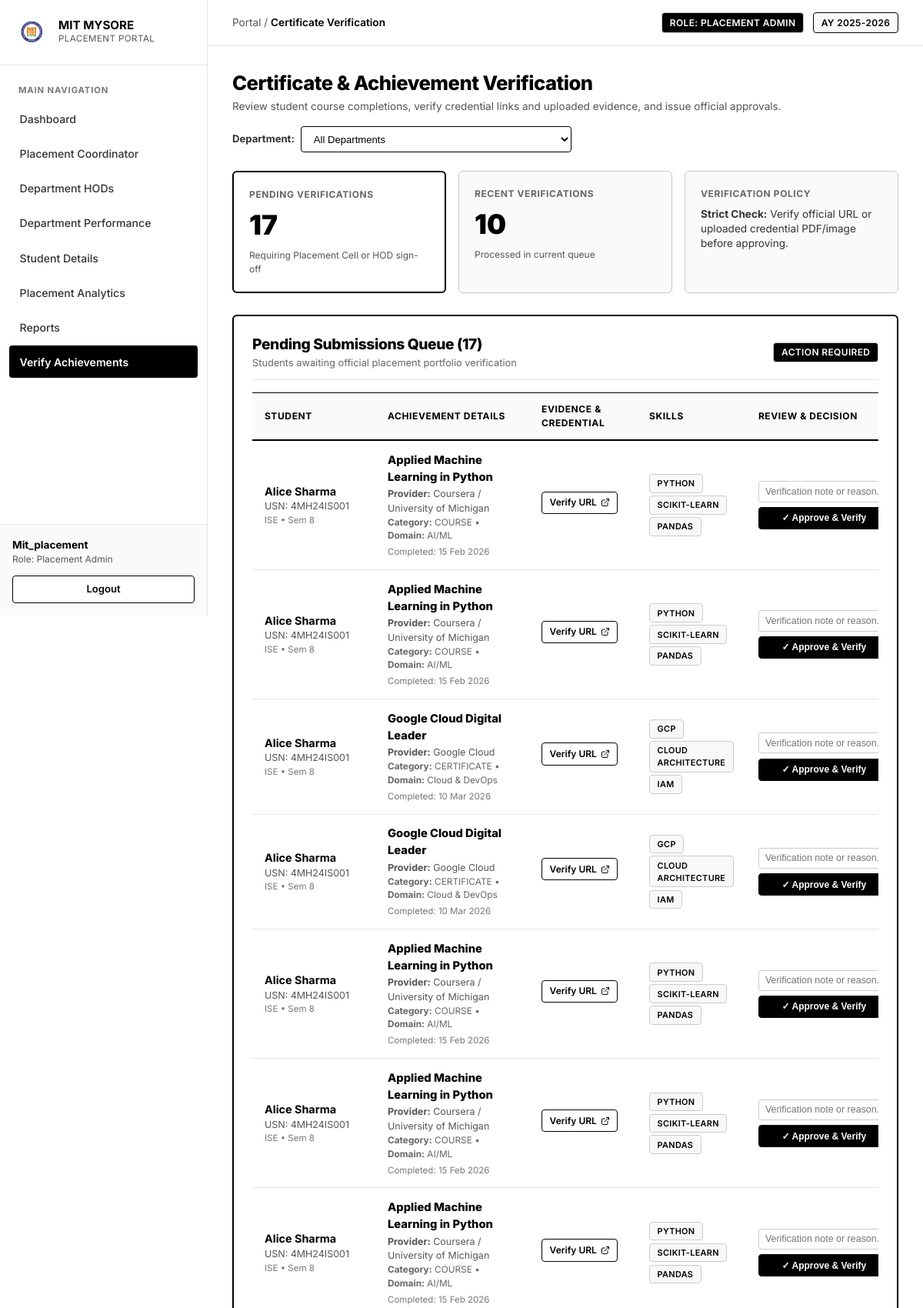
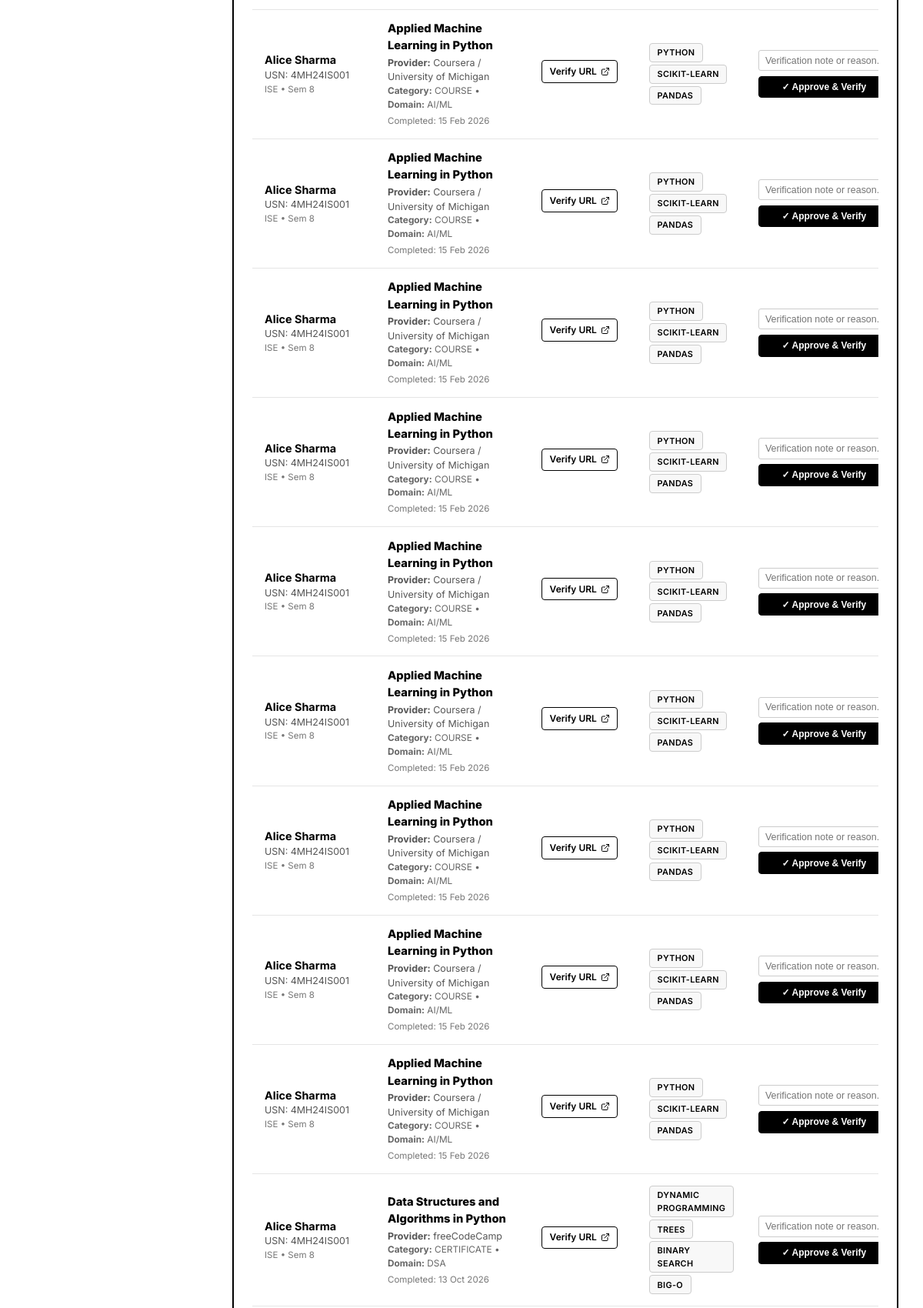
The page /admin/achievements/verification (signed in, upper part) on the database its author committed (2 pictures, top to bottom).
### models.py (models this page shows, shortened)
class StudentAchievement(db.Model):
    __tablename__ = 'student_achievements'
    id = db.Column(db.Integer, primary_key=True)
    student_usn = db.Column(db.String(20), db.ForeignKey('students.usn'), nullable=False, index=True)
    category = db.Column(db.String(50), default='COURSE') # COURSE, CERTIFICATE, WORKSHOP, HACKATHON, INTERNSHIP, COMPETITION, PROJECT, TRAINING
    achievement_type = db.Column(db.String(50), default='COURSE') # Normalized: COURSE, WORKSHOP, HACKATHON, INTERNSHIP, COMPETITION
    title = db.Column(db.String(255), nullable=False)
    provider_or_organizer = db.Column(db.String(150), nullable=False)
    domain = db.Column(db.String(100), nullable=False)
    completion_date = db.Column(db.DateTime, nullable=False)
    certificate_url = db.Column(db.String(500), nullable=True)
    evidence_file = db.Column(db.String(255), nullable=True)
    skills_acquired = db.Column(db.String(255), nullable=True)
    verification_status = db.Column(db.String(30), default='PENDING_VERIFICATION', index=True) # PENDING_VERIFICATION, VERIFIED, REJECTED
    verification_method = db.Column(db.String(50), default='MANUAL_SUBMISSION') # OAUTH_SYNC, ORGANIZER_VERIFIED, MANUAL_SUBMISSION, ADMIN_VERIFIED
    verified_by = db.Column(db.String(100), nullable=True)
    verified_at = db.Column(db.DateTime, nullable=True)
    verification_notes = db.Column(db.String(255), nullable=True)
    external_certificate_id = db.Column(db.String(100), nullable=True, index=True)
    is_coursera_sync = db.Column(db.Boolean, default=False)
    description = db.Column(db.Text, nullable=True)
    created_at = db.Column(db.DateTime, default=datetime.utcnow)
    __table_args__ = (
        db.UniqueConstraint('student_usn', 'provider_or_organizer', 'external_certificate_id', name='uq_student_provider_cert'),
    )

class Student(db.Model):
    __tablename__ = 'students'
    usn = db.Column(db.String(20), primary_key=True)
    name = db.Column(db.String(100), nullable=False)
    mobile_number = db.Column(db.String(15), unique=True, nullable=False)
    email = db.Column(db.String(100), unique=True, nullable=True)
    department_id = db.Column(db.Integer, db.ForeignKey('departments.id'), nullable=False)
    semester = db.Column(db.Integer, default=8)
    cgpa = db.Column(db.Float, default=8.0)
    attendance = db.Column(db.Float, default=85.0)
    academic_score = db.Column(db.Float, default=82.0)
    skills = db.Column(db.String(255), default="Python, DSA, SQL")
    programming_languages = db.Column(db.String(255), default="Python, Java, C++")
    technical_skills = db.Column(db.String(255), default="Data Structures, DBMS, Web Development")
    certifications = db.Column(db.String(255), default="Cloud Computing, Full Stack Web Development")
    projects = db.Column(db.Text, default="Smart Placement Portal, AI Resume Screener")
    companies_attended = db.Column(db.Integer, default=0)
    companies_selected = db.Column(db.Integer, default=0)
    offers_count = db.Column(db.Integer, default=0)
    highest_package = db.Column(db.Float, default=0.0)  # in LPA
    average_package = db.Column(db.Float, default=0.0)  # in LPA
    placement_status = db.Column(db.String(50), default="NOT_STARTED") # PLACED, IN_PROCESS, NOT_STARTED, NOT_PLACED
    placement_approval_status = db.Column(db.String(50), default="APPROVED") # PENDING, APPROVED, REJECTED
    approved_by = db.Column(db.String(100), nullable=True)
    approved_at = db.Column(db.DateTime, nullable=True)
    rejected_by = db.Column(db.String(100), nullable=True)
    rejected_at = db.Column(db.DateTime, nullable=True)
    rejection_reason = db.Column(db.Text, nullable=True)
    resume = db.Column(db.String(255), default="Resume_Uploaded.pdf")
    performance = db.relationship('PerformanceRecord', backref='student', uselist=False, lazy=True)
    account_link = db.relationship('StudentAccountLink', backref='student', uselist=False, lazy=True)
    recommendations = db.relationship('LearningRecommendation', backref='student', lazy=True, order_by='LearningRecommendation.created_at.desc()')
    youtube_lessons = db.relationship('YouTubeLesson', backref='student', lazy=True, order_by='YouTubeLesson.created_at.desc()')
    quiz_attempts = db.relationship('QuizAttempt', backref='student', lazy=True, order_by='QuizAttempt.attempted_at.desc()')
    interview_sessions = db.relationship('MockInterviewSession', backref='student', lazy=True, order_by='MockInterviewSession.started_at.desc()')
    course_progress = db.relationship('StudentCourseProgress', backref='student', lazy=True, cascade='all, delete-orphan', order_by='StudentCourseProgress.saved_at.desc()')
    event_actions = db.relationship('StudentEventAction', backref='student', lazy=True, cascade='all, delete-orphan', order_by='StudentEventAction.updated_at.desc()')
    achievements = db.relationship('StudentAchievement', backref='student', lazy=True, cascade='all, delete-orphan', order_by='StudentAchievement.completion_date.desc()')
    notifications = db.relationship('StudentNotification', backref='student', lazy=True, cascade='all, delete-orphan', order_by='StudentNotification.created_at.desc()')
    preference = db.relationship('StudentPreference', backref='student', uselist=False, lazy=True, cascade='all, delete-orphan')
    provider_accounts = db.relationship('ExternalProviderAccount', backref='student', lazy=True, cascade='all, delete-orphan', order_by='ExternalProviderAccount.created_at.desc()')
    sync_logs = db.relationship('CertificateSyncLog', backref='student', lazy=True, cascade='all, delete-orphan', order_by='CertificateSyncLog.sync_started_at.desc()')

class Department(db.Model):
    __tablename__ = 'departments'
    id = db.Column(db.Integer, primary_key=True)
    code = db.Column(db.String(20), unique=True, nullable=False)
    name = db.Column(db.String(100), unique=True, nullable=False)
    hod_name = db.Column(db.String(100), default='Dr. HOD')
    hod_id = db.Column(db.String(50), default='HOD_01')
    hod_email = db.Column(db.String(100), default='hod@mitmysore.in')
    hod_phone = db.Column(db.String(30), default='+91 98450 11223')
    admins = db.relationship('Admin', backref='department', lazy=True)
    students = db.relationship('Student', backref='department', lazy=True)

### app.py (the view)
@app.route('/admin/achievements/verification')
def admin_achievements_verification():
    admin = get_current_admin()
    if not admin:
        return redirect(url_for('admin_login'))
    dept_filter = request.args.get('dept', 'ALL')
    if admin.role == 'HOD' and admin.department:
        dept_filter = admin.department.code
    pending_submissions = CertificateVerificationService.get_pending_submissions(dept_code=dept_filter)
    recent_verifications = CertificateVerificationService.get_recent_verifications(dept_code=dept_filter, limit=10)
    departments = Department.query.all()
    return render_template(
        'admin_achievements_verification.html',
        admin=admin,
        pending_submissions=pending_submissions,
        recent_verifications=recent_verifications,
        departments=departments,
        dept_filter=dept_filter,
        active_page='achievements_verification'
    )

### templates/admin_achievements_verification.html (shortened to what this page needs)
{% extends 'portal_base.html' %}
{% block breadcrumb %}Certificate Verification{% endblock %}
{% block portal_content %}
<div style="margin-bottom: 1.5rem;">
    <div style="display: flex; flex-wrap: wrap; justify-content: space-between; align-items: center; gap: 1rem;">
        <div>
            <h1 style="font-size: 1.6rem; font-weight: 800; color: #000; margin: 0 0 0.25rem 0;">
                Certificate & Achievement Verification
            </h1>
            <p style="font-size: 0.85rem; color: #555; margin: 0;">
                Review student course completions, verify credential links and uploaded evidence, and issue official approvals.
            </p>
        </div>
        <form method="GET" action="{{ url_for('admin_achievements_verification') }}" style="display: flex; align-items: center; gap: 0.5rem;">
            <label for="dept-select" style="font-size: 0.82rem; font-weight: 700; color: #333;">Department:</label>
            <select name="dept" id="dept-select" onchange="this.form.submit()" style="padding: 0.45rem 0.75rem; border: 1px solid #000; border-radius: 4px; font-size: 0.82rem; background: #fff;">
                <option value="ALL" {% if dept_filter == 'ALL' %}selected{% endif %}>All Departments</option>
            </select>
        </form>
    </div>
</div>
<div style="display: grid; grid-template-columns: repeat(auto-fit, minmax(200px, 1fr)); gap: 1rem; margin-bottom: 1.75rem;">
    <div class="card" style="margin: 0; padding: 1.25rem; border: 2px solid #000; background: #fff;">
        <div style="font-size: 0.75rem; text-transform: uppercase; letter-spacing: 0.05em; color: #666; font-weight: 700;">
            Pending Verifications
        </div>
        <div style="font-size: 2.2rem; font-weight: 900; color: #000; margin-top: 0.25rem;">
            {{ pending_submissions|length }}
        </div>
        <div style="font-size: 0.75rem; color: #555; margin-top: 0.25rem;">
            Requiring Placement Cell or HOD sign-off
        </div>
    </div>
    <div class="card" style="margin: 0; padding: 1.25rem; border: 1px solid var(--border-mid); background: #FAFAFA;">
        <div style="font-size: 0.75rem; text-transform: uppercase; letter-spacing: 0.05em; color: #666; font-weight: 700;">
            Recent Verifications
        </div>
        <div style="font-size: 2.2rem; font-weight: 900; color: #000; margin-top: 0.25rem;">
            {{ recent_verifications|length }}
        </div>
        <div style="font-size: 0.75rem; color: #555; margin-top: 0.25rem;">
            Processed in current queue
        </div>
    </div>
    <div class="card" style="margin: 0; padding: 1.25rem; border: 1px solid var(--border-mid); background: #FAFAFA;">
        <div style="font-size: 0.75rem; text-transform: uppercase; letter-spacing: 0.05em; color: #666; font-weight: 700;">
            Verification Policy
        </div>
        <div style="font-size: 0.85rem; color: #333; margin-top: 0.5rem; line-height: 1.4;">
            <strong>Strict Check:</strong> Verify official URL or uploaded credential PDF/image before approving.
        </div>
    </div>
</div>
<div class="card" style="border: 2px solid #000; padding: 1.5rem; margin-bottom: 2rem; background: #fff;">
    <div style="display: flex; justify-content: space-between; align-items: center; margin-bottom: 1rem; border-bottom: 1px solid var(--border-light); padding-bottom: 0.75rem;">
        <div>
            <h2 style="font-size: 1.2rem; font-weight: 800; color: #000; margin: 0;">
                Pending Submissions Queue ({{ pending_submissions|length }})
            </h2>
            <p style="font-size: 0.8rem; color: #666; margin: 0.2rem 0 0;">
                Students awaiting official placement portfolio verification
            </p>
        </div>
        <span class="badge" style="background: #000; color: #fff; font-size: 0.75rem;">
            Action Required
        </span>
    </div>
    {% if pending_submissions %}
    <div class="table-responsive">
        <table class="portal-table" style="margin: 0;">
            <thead>
                <tr>
                    <th style="min-width: 160px;">Student</th>
                    <th style="min-width: 200px;">Achievement Details</th>
                    <th style="min-width: 140px;">Evidence & Credential</th>
                    <th style="min-width: 120px;">Skills</th>
                    <th style="min-width: 280px;">Review & Decision</th>
                </tr>
            </thead>
            <tbody>
                {% for ach in pending_submissions %}
                <tr>
                    <td>
                        <strong style="color: #000; font-size: 0.9rem;">{{ ach.student.name if ach.student else 'Unknown' }}</strong>
                        <div style="font-size: 0.78rem; color: #555;">USN: {{ ach.student_usn }}</div>
                        <div style="font-size: 0.72rem; color: #777;">
                            {{ ach.student.department.code if ach.student and ach.student.department else '' }} &bull; Sem {{ ach.student.semester if ach.student else '' }}
                        </div>
                    </td>
                    <td>
                        <div style="font-weight: 800; font-size: 0.92rem; color: #000;">{{ ach.title }}</div>
                        <div style="font-size: 0.78rem; color: #555; margin-top: 0.15rem;">
                            <strong>Provider:</strong> {{ ach.provider_or_organizer }}
                        </div>
                        <div style="font-size: 0.74rem; color: #666;">
                            <strong>Category:</strong> {{ ach.category }} &bull; <strong>Domain:</strong> {{ ach.domain }}
                        </div>
                        <div style="font-size: 0.72rem; color: #777; margin-top: 0.2rem;">
                            Completed: {{ ach.completion_date.strftime('%d %b %Y') if ach.completion_date else 'Not specified' }}
                        </div>
                    </td>
                    <td>
                        {% if ach.certificate_url %}
                        <div style="margin-bottom: 0.4rem;">
                            <a href="{{ ach.certificate_url }}" target="_blank" rel="noopener noreferrer" class="btn btn-secondary" style="font-size: 0.75rem; padding: 0.3rem 0.6rem; display: inline-flex; align-items: center; gap: 0.3rem; text-decoration: none;">
                                <span>Verify URL</span>
                                <svg width="12" height="12" viewBox="0 0 24 24" fill="none" stroke="currentColor" stroke-width="2" stroke-linecap="round" stroke-linejoin="round"><path d="M18 13v6a2 2 0 0 1-2 2H5a2 2 0 0 1-2-2V8a2 2 0 0 1 2-2h6"></path><polyline points="15 3 21 3 21 9"></polyline><line x1="10" y1="14" x2="21" y2="3"></line></svg>
                            </a>
                        </div>
                        {% endif %}
                    </td>
                    <td>
                        {% if ach.skills_acquired %}
                            {% for s in ach.skills_acquired.split(',') %}
                            <span class="badge" style="font-size: 0.68rem; margin: 0.1rem 0; border: 1px solid #CCC; background: #F8F8F8;">
                                {{ s.strip() }}
                            </span>
                            {% endfor %}
                        {% else %}
                            <span style="font-size: 0.75rem; color: #888;">—</span>
                        {% endif %}
                    </td>
                    <td>
                        <form method="POST" action="{{ url_for('admin_verify_achievement', ach_id=ach.id) }}" style="display: flex; flex-direction: column; gap: 0.4rem;">
                            <input type="text" name="notes" placeholder="Verification note or reason..." style="width: 100%; padding: 0.35rem 0.5rem; font-size: 0.78rem; border: 1px solid var(--border-mid); border-radius: 3px;" />
                            <div style="display: flex; gap: 0.4rem;">
                                <button type="submit" name="action" value="APPROVE" class="btn" style="flex: 1; font-size: 0.75rem; padding: 0.4rem 0.6rem; background: #000; color: #fff;">
                                    ✓ Approve & Verify
                                </button>
                            </div>
                        </form>
                    </td>
                </tr>
                {% endfor %}
            </tbody>
        </table>
    </div>
    {% endif %}
</div>
{% endblock %}

### rows shown on the page
StudentAchievement: student "Alice Sharma", student_usn "4MH24IS001", student.department "ISE", student "8", title "Applied Machine Learning in Python", provider_or_organizer "Coursera / University of Michigan", category "COURSE", domain "AI/ML", completion_date "15 Feb 2026", strip "PYTHON" "SCIKIT-LEARN" "PANDAS"
StudentAchievement: student "Alice Sharma", student_usn "4MH24IS001", student.department "ISE", student "8", title "Applied Machine Learning in Python", provider_or_organizer "Coursera / University of Michigan", category "COURSE", domain "AI/ML", completion_date "15 Feb 2026", strip "PYTHON" "SCIKIT-LEARN" "PANDAS"
StudentAchievement: student "Alice Sharma", student_usn "4MH24IS001", student.department "ISE", student "8", title "Google Cloud Digital Leader", provider_or_organizer "Google Cloud", category "CERTIFICATE", domain "Cloud & DevOps", completion_date "10 Mar 2026", strip "GCP" "CLOUD ARCHITECTURE" "IAM"
StudentAchievement: student "Alice Sharma", student_usn "4MH24IS001", student.department "ISE", student "8", title "Google Cloud Digital Leader", provider_or_organizer "Google Cloud", category "CERTIFICATE", domain "Cloud & DevOps", completion_date "10 Mar 2026", strip "GCP" "CLOUD ARCHITECTURE" "IAM"
StudentAchievement: student "Alice Sharma", student_usn "4MH24IS001", student.department "ISE", student "8", title "Applied Machine Learning in Python", provider_or_organizer "Coursera / University of Michigan", category "COURSE", domain "AI/ML", completion_date "15 Feb 2026", strip "PYTHON" "SCIKIT-LEARN" "PANDAS"
StudentAchievement: student "Alice Sharma", student_usn "4MH24IS001", student.department "ISE", student "8", title "Applied Machine Learning in Python", provider_or_organizer "Coursera / University of Michigan", category "COURSE", domain "AI/ML", completion_date "15 Feb 2026", strip "PYTHON" "SCIKIT-LEARN" "PANDAS"
StudentAchievement: student "Alice Sharma", student_usn "4MH24IS001", student.department "ISE", student "8", title "Applied Machine Learning in Python", provider_or_organizer "Coursera / University of Michigan", category "COURSE", domain "AI/ML", completion_date "15 Feb 2026", strip "PYTHON" "SCIKIT-LEARN" "PANDAS"
StudentAchievement: student "Alice Sharma", student_usn "4MH24IS001", student.department "ISE", student "8", title "Applied Machine Learning in Python", provider_or_organizer "Coursera / University of Michigan", category "COURSE", domain "AI/ML", completion_date "15 Feb 2026", strip "PYTHON" "SCIKIT-LEARN" "PANDAS"
StudentAchievement: student "Alice Sharma", student_usn "4MH24IS001", student.department "ISE", student "8", title "Applied Machine Learning in Python", provider_or_organizer "Coursera / University of Michigan", category "COURSE", domain "AI/ML", completion_date "15 Feb 2026", strip "PYTHON" "SCIKIT-LEARN" "PANDAS"
StudentAchievement: student "Alice Sharma", student_usn "4MH24IS001", student.department "ISE", student "8", title "Applied Machine Learning in Python", provider_or_organizer "Coursera / University of Michigan", category "COURSE", domain "AI/ML", completion_date "15 Feb 2026", strip "PYTHON" "SCIKIT-LEARN" "PANDAS"
StudentAchievement: student "Alice Sharma", student_usn "4MH24IS001", student.department "ISE", student "8", title "Applied Machine Learning in Python", provider_or_organizer "Coursera / University of Michigan", category "COURSE", domain "AI/ML", completion_date "15 Feb 2026", strip "PYTHON" "SCIKIT-LEARN" "PANDAS"
StudentAchievement: student "Alice Sharma", student_usn "4MH24IS001", student.department "ISE", student "8", title "Applied Machine Learning in Python", provider_or_organizer "Coursera / University of Michigan", category "COURSE", domain "AI/ML", completion_date "15 Feb 2026", strip "PYTHON" "SCIKIT-LEARN" "PANDAS"
StudentAchievement: student "Alice Sharma", student_usn "4MH24IS001", student.department "ISE", student "8", title "Applied Machine Learning in Python", provider_or_organizer "Coursera / University of Michigan", category "COURSE", domain "AI/ML", completion_date "15 Feb 2026", strip "PYTHON" "SCIKIT-LEARN" "PANDAS"
StudentAchievement: student "Alice Sharma", student_usn "4MH24IS001", student.department "ISE", student "8", title "Applied Machine Learning in Python", provider_or_organizer "Coursera / University of Michigan", category "COURSE", domain "AI/ML", completion_date "15 Feb 2026", strip "PYTHON" "SCIKIT-LEARN" "PANDAS"
StudentAchievement: student "Alice Sharma", student_usn "4MH24IS001", student.department "ISE", student "8", title "Applied Machine Learning in Python", provider_or_organizer "Coursera / University of Michigan", category "COURSE", domain "AI/ML", completion_date "15 Feb 2026", strip "PYTHON" "SCIKIT-LEARN" "PANDAS"
StudentAchievement: student "Alice Sharma", student_usn "4MH24IS001", student.department "ISE", student "8", title "Applied Machine Learning in Python", provider_or_organizer "Coursera / University of Michigan", category "COURSE", domain "AI/ML", completion_date "15 Feb 2026", strip "PYTHON" "SCIKIT-LEARN" "PANDAS"
StudentAchievement: student "Alice Sharma", student_usn "4MH24IS001", student.department "ISE", student "8", title "Data Structures and Algorithms in Python", provider_or_organizer "freeCodeCamp", category "CERTIFICATE", domain "DSA", completion_date "13 Oct 2026", strip "DYNAMIC PROGRAMMING" "TREES" "BINARY SEARCH" "BIG-O"

### other values the page prints
{{ pending_submissions|length }} "17"
{{ recent_verifications|length }} "10"
